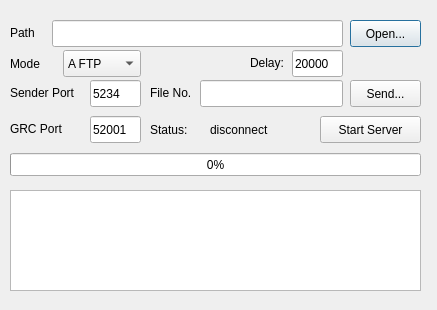
<?xml version="1.0" encoding="UTF-8"?>
<ui version="4.0">
 <class>Dialog</class>
 <widget class="QDialog" name="Dialog">
  <property name="geometry">
   <rect>
    <x>0</x>
    <y>0</y>
    <width>437</width>
    <height>310</height>
   </rect>
  </property>
  <property name="windowTitle">
   <string>file sender</string>
  </property>
  <widget class="QPushButton" name="open_file_button">
   <property name="geometry">
    <rect>
     <x>350</x>
     <y>20</y>
     <width>71</width>
     <height>27</height>
    </rect>
   </property>
   <property name="text">
    <string>Open...</string>
   </property>
  </widget>
  <widget class="QLineEdit" name="file_path">
   <property name="geometry">
    <rect>
     <x>52</x>
     <y>20</y>
     <width>291</width>
     <height>27</height>
    </rect>
   </property>
  </widget>
  <widget class="QLabel" name="label">
   <property name="geometry">
    <rect>
     <x>10</x>
     <y>24</y>
     <width>66</width>
     <height>17</height>
    </rect>
   </property>
   <property name="text">
    <string>Path</string>
   </property>
  </widget>
  <widget class="QTextEdit" name="log_area">
   <property name="geometry">
    <rect>
     <x>10</x>
     <y>190</y>
     <width>411</width>
     <height>101</height>
    </rect>
   </property>
  </widget>
  <widget class="QLineEdit" name="server_port">
   <property name="geometry">
    <rect>
     <x>90</x>
     <y>116</y>
     <width>51</width>
     <height>27</height>
    </rect>
   </property>
   <property name="text">
    <string>52001</string>
   </property>
  </widget>
  <widget class="QLabel" name="label_2">
   <property name="geometry">
    <rect>
     <x>10</x>
     <y>120</y>
     <width>66</width>
     <height>17</height>
    </rect>
   </property>
   <property name="text">
    <string>GRC Port</string>
   </property>
  </widget>
  <widget class="QPushButton" name="server_button">
   <property name="geometry">
    <rect>
     <x>320</x>
     <y>116</y>
     <width>101</width>
     <height>27</height>
    </rect>
   </property>
   <property name="text">
    <string>Start Server</string>
   </property>
  </widget>
  <widget class="QLabel" name="label_3">
   <property name="geometry">
    <rect>
     <x>150</x>
     <y>121</y>
     <width>51</width>
     <height>17</height>
    </rect>
   </property>
   <property name="text">
    <string>Status:</string>
   </property>
  </widget>
  <widget class="QLabel" name="server_status">
   <property name="geometry">
    <rect>
     <x>210</x>
     <y>120</y>
     <width>81</width>
     <height>20</height>
    </rect>
   </property>
   <property name="text">
    <string>disconnect</string>
   </property>
  </widget>
  <widget class="QProgressBar" name="transfer_process">
   <property name="geometry">
    <rect>
     <x>10</x>
     <y>153</y>
     <width>411</width>
     <height>23</height>
    </rect>
   </property>
   <property name="value">
    <number>0</number>
   </property>
   <property name="textVisible">
    <bool>true</bool>
   </property>
  </widget>
  <widget class="QPushButton" name="send_button">
   <property name="geometry">
    <rect>
     <x>350</x>
     <y>80</y>
     <width>71</width>
     <height>27</height>
    </rect>
   </property>
   <property name="text">
    <string>Send...</string>
   </property>
  </widget>
  <widget class="QLabel" name="label_4">
   <property name="geometry">
    <rect>
     <x>10</x>
     <y>84</y>
     <width>81</width>
     <height>17</height>
    </rect>
   </property>
   <property name="text">
    <string>Sender Port</string>
   </property>
  </widget>
  <widget class="QLineEdit" name="sender_port">
   <property name="geometry">
    <rect>
     <x>90</x>
     <y>80</y>
     <width>51</width>
     <height>27</height>
    </rect>
   </property>
   <property name="text">
    <string>5234</string>
   </property>
   <property name="placeholderText">
    <string/>
   </property>
  </widget>
  <widget class="QLabel" name="label_5">
   <property name="geometry">
    <rect>
     <x>150</x>
     <y>84</y>
     <width>51</width>
     <height>17</height>
    </rect>
   </property>
   <property name="text">
    <string>File No.</string>
   </property>
  </widget>
  <widget class="QLineEdit" name="file_num">
   <property name="geometry">
    <rect>
     <x>200</x>
     <y>80</y>
     <width>143</width>
     <height>27</height>
    </rect>
   </property>
   <property name="text">
    <string/>
   </property>
   <property name="placeholderText">
    <string/>
   </property>
  </widget>
  <widget class="QLabel" name="label_6">
   <property name="geometry">
    <rect>
     <x>250</x>
     <y>54</y>
     <width>51</width>
     <height>17</height>
    </rect>
   </property>
   <property name="text">
    <string>Delay:</string>
   </property>
  </widget>
  <widget class="QLineEdit" name="delay_us">
   <property name="geometry">
    <rect>
     <x>292</x>
     <y>50</y>
     <width>51</width>
     <height>27</height>
    </rect>
   </property>
   <property name="text">
    <string>20000</string>
   </property>
   <property name="placeholderText">
    <string/>
   </property>
  </widget>
  <widget class="QComboBox" name="comboBox">
   <property name="geometry">
    <rect>
     <x>63</x>
     <y>50</y>
     <width>78</width>
     <height>27</height>
    </rect>
   </property>
   <item>
    <property name="text">
     <string>A FTP</string>
    </property>
   </item>
   <item>
    <property name="text">
     <string>B FTP</string>
    </property>
   </item>
   <item>
    <property name="text">
     <string/>
    </property>
   </item>
  </widget>
  <widget class="QLabel" name="label_7">
   <property name="geometry">
    <rect>
     <x>10</x>
     <y>55</y>
     <width>41</width>
     <height>17</height>
    </rect>
   </property>
   <property name="text">
    <string>Mode</string>
   </property>
  </widget>
 </widget>
 <resources/>
 <connections/>
</ui>
